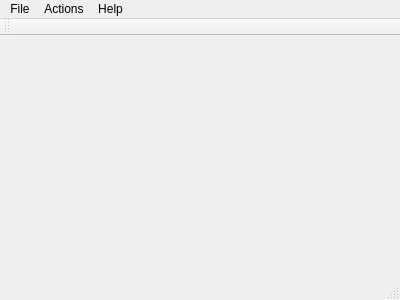
<?xml version="1.0" encoding="UTF-8"?>
<ui version="4.0">
 <class>MainWindow</class>
 <widget class="QMainWindow" name="MainWindow">
  <property name="geometry">
   <rect>
    <x>0</x>
    <y>0</y>
    <width>400</width>
    <height>300</height>
   </rect>
  </property>
  <property name="windowTitle">
   <string>MainWindow</string>
  </property>
  <widget class="QWidget" name="centralWidget">
   <widget class="QWidget" name="widget" native="true">
    <property name="geometry">
     <rect>
      <x>-1</x>
      <y>-1</y>
      <width>401</width>
      <height>241</height>
     </rect>
    </property>
    <widget class="QWidget" name="verticalLayoutWidget">
     <property name="geometry">
      <rect>
       <x>128</x>
       <y>80</y>
       <width>160</width>
       <height>80</height>
      </rect>
     </property>
     <layout class="QVBoxLayout" name="verticalLayout_4">
      <property name="sizeConstraint">
       <enum>QLayout::SetMaximumSize</enum>
      </property>
     </layout>
    </widget>
   </widget>
  </widget>
  <widget class="QMenuBar" name="menuBar">
   <property name="geometry">
    <rect>
     <x>0</x>
     <y>0</y>
     <width>400</width>
     <height>23</height>
    </rect>
   </property>
   <widget class="QMenu" name="menuFile">
    <property name="title">
     <string>File</string>
    </property>
    <addaction name="actionRefresh"/>
    <addaction name="separator"/>
    <addaction name="actionExit"/>
   </widget>
   <widget class="QMenu" name="menuActions">
    <property name="title">
     <string>Actions</string>
    </property>
    <addaction name="actionListDevs"/>
    <addaction name="actionListVars"/>
    <addaction name="actionQueryVar"/>
   </widget>
   <widget class="QMenu" name="menuHelp">
    <property name="title">
     <string>Help</string>
    </property>
    <addaction name="actionAbout"/>
   </widget>
   <addaction name="menuFile"/>
   <addaction name="menuActions"/>
   <addaction name="menuHelp"/>
  </widget>
  <widget class="QToolBar" name="mainToolBar">
   <attribute name="toolBarArea">
    <enum>TopToolBarArea</enum>
   </attribute>
   <attribute name="toolBarBreak">
    <bool>false</bool>
   </attribute>
  </widget>
  <widget class="QStatusBar" name="statusBar"/>
  <action name="actionRefresh">
   <property name="text">
    <string>Refresh</string>
   </property>
  </action>
  <action name="actionExit">
   <property name="text">
    <string>Exit</string>
   </property>
  </action>
  <action name="actionListDevs">
   <property name="text">
    <string>List Devices</string>
   </property>
  </action>
  <action name="actionListVars">
   <property name="text">
    <string>List Device Variables</string>
   </property>
  </action>
  <action name="actionQueryVar">
   <property name="text">
    <string>Query Device Variable</string>
   </property>
  </action>
  <action name="actionAbout">
   <property name="text">
    <string>About...</string>
   </property>
  </action>
 </widget>
 <layoutdefault spacing="6" margin="11"/>
 <resources/>
 <connections/>
</ui>
